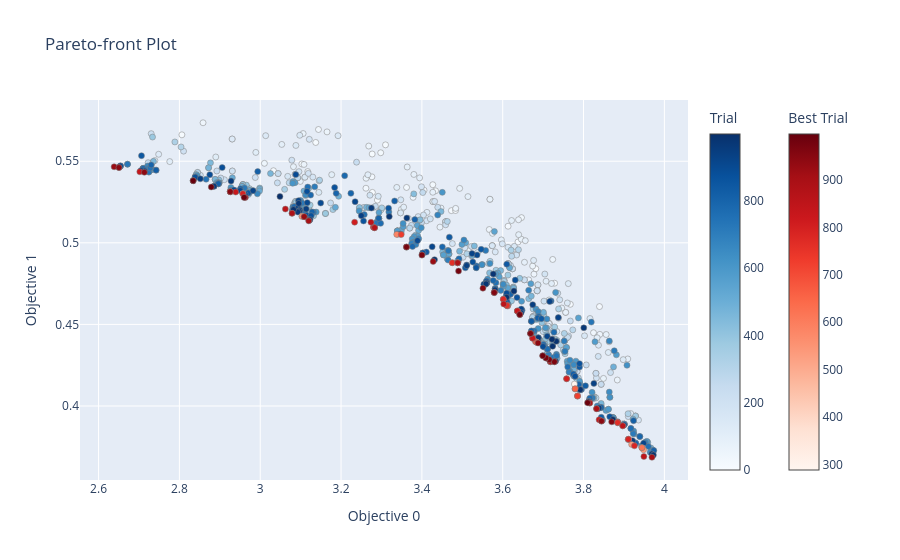

Source (notebook cell):
### Code cell
STUDY_NAME = "nba-defensive-optimization-v6-final"
STORAGE_NAME = f"sqlite:///{STUDY_NAME}.db"

print("Starting optimization study...")

study = optuna.create_study(
    study_name=STUDY_NAME,
    storage=STORAGE_NAME,
    directions=["minimize", "minimize"],
    load_if_exists=True # Set to False for the first run!
)

# Run 100 trials (adjust this number based on how much time you have)
study.optimize(lambda trial: objective(trial, df), n_trials=500)

print("\nOptimization Finished!")
print(f"Total trials recorded: {len(study.trials)}")

# Print the best trade-offs (Pareto Front)
print("\nPareto Front (Best Trials):")
for trial in study.best_trials:
    print(f"  Trial {trial.number}:")
    print(f"  Losses (Pressure, Smoothness): {trial.values}")
    
# Try to visualize the Pareto front
try:
    import optuna.visualization as vis
    fig = vis.plot_pareto_front(study)
    fig.show()
    
except ImportError:
    print("Skipping visualization. (Install plotly/kaleido to view the Pareto front graph).")
